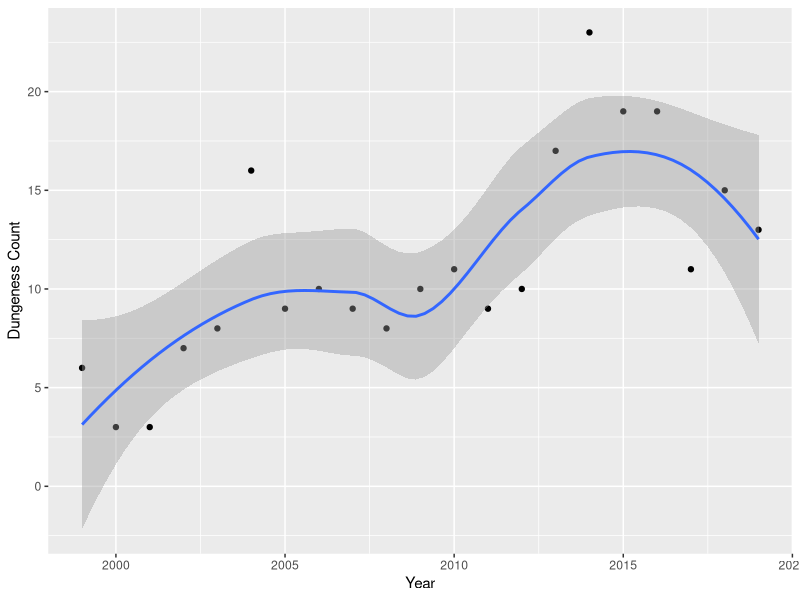
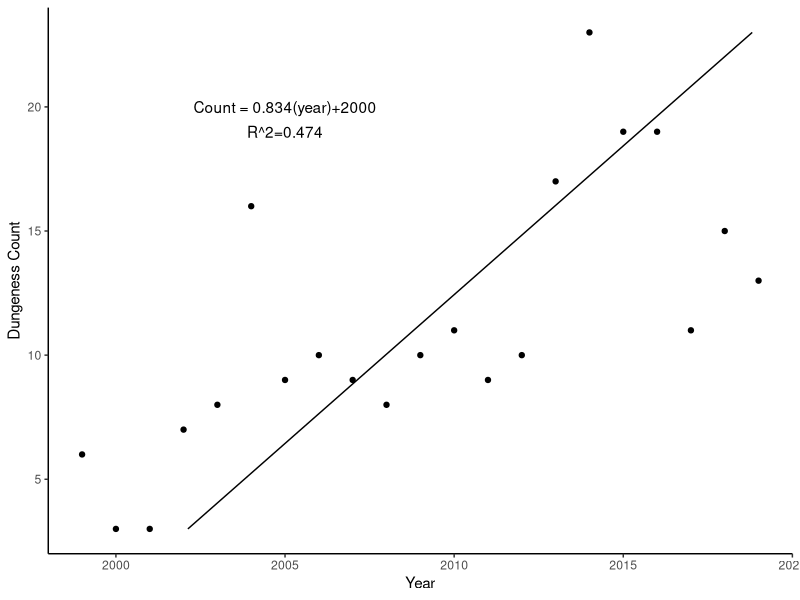
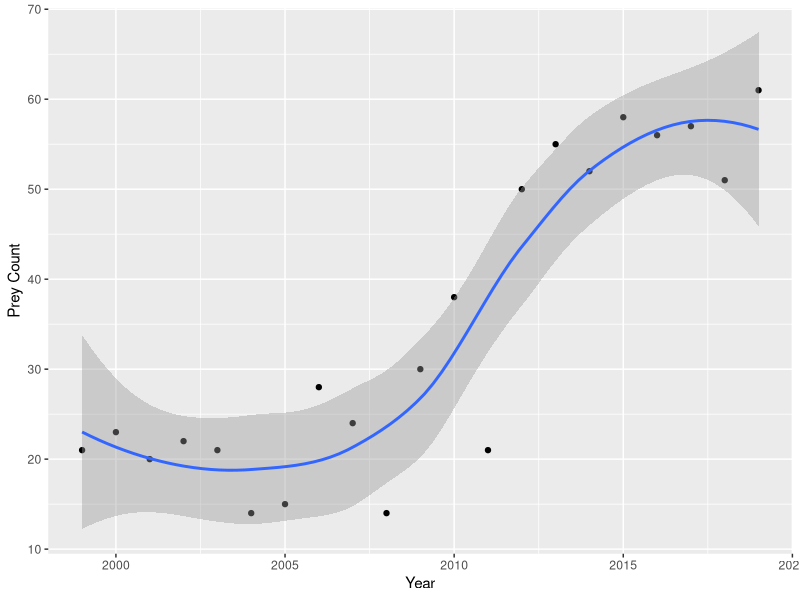
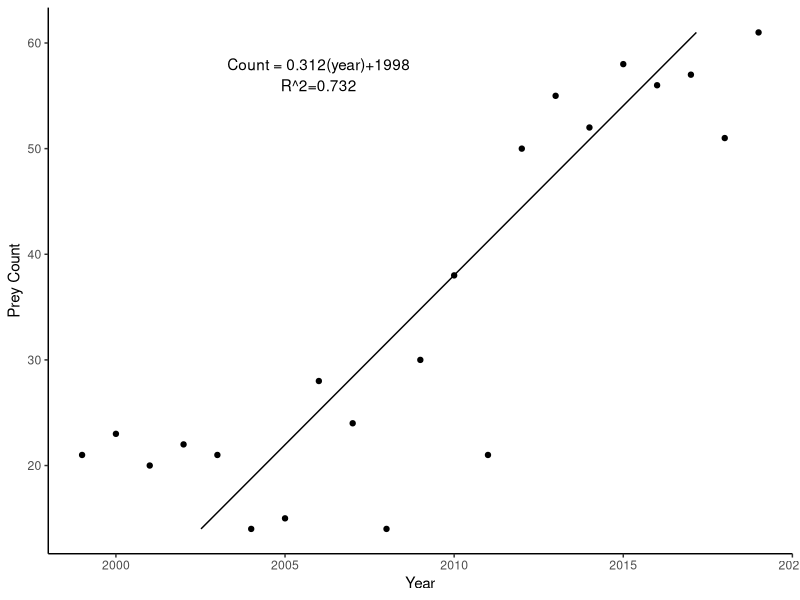
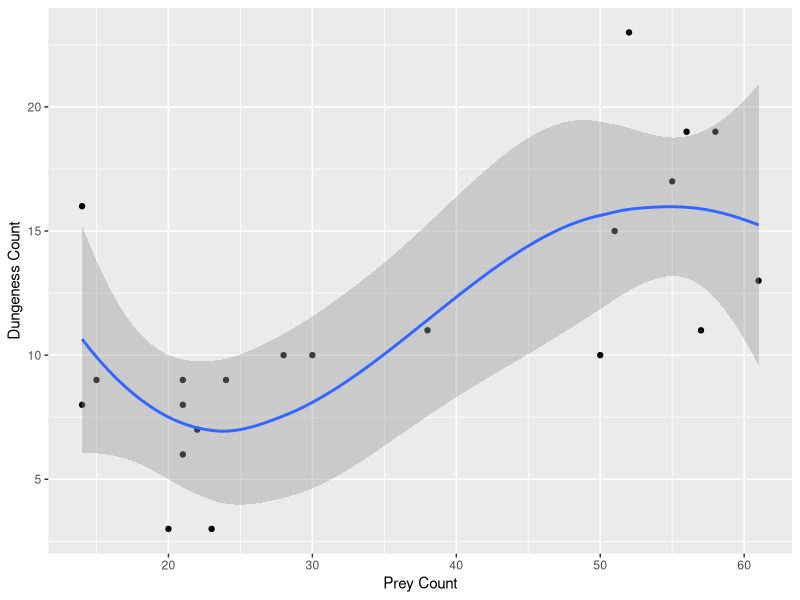
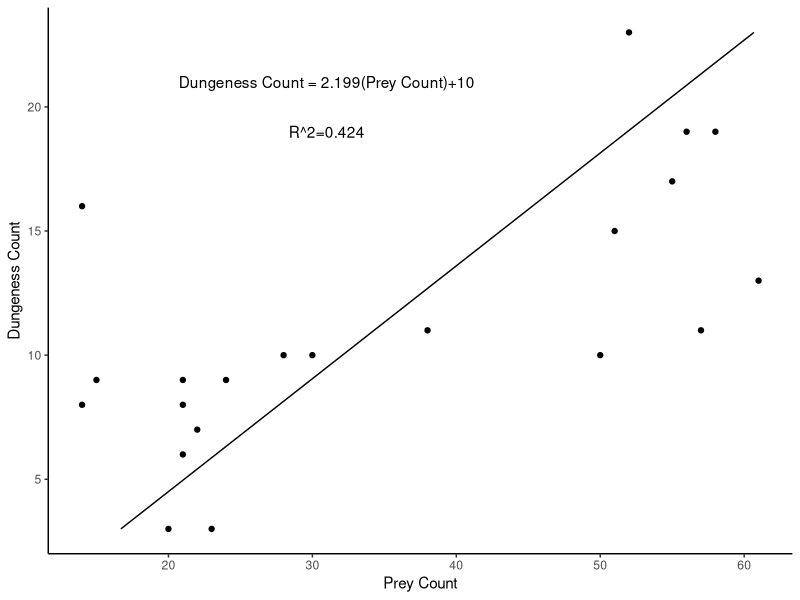

Reproduce these figures in R, in order. (Note: this script raises an error after producing the figures.)
#Load packages
library(ggplot2)
library(dplyr)
library(tidyverse)
library(broom)

#Citations
citation(package = "ggplot2")
citation(package = "dplyr")
citation(package = "tidyverse")
citation(package = "broom")


#Read CM count by year csv
CM_yr_ct <- read.csv("Data/CM_yr_ct.csv")
head(CM_yr_ct)

#Plot CM count by year
CM_yr_ct.pl <- ggplot(CM_yr_ct) +
  geom_point(mapping = aes(x = Year, y = Count)) +
  geom_smooth(mapping = aes(x = Year, y = Count)) +
  labs(x = "Year", y = "Dungeness Count")
print(CM_yr_ct.pl)

#Linear model for CM count by year
lm_fit.CM_yr <- lm(Year ~ Count, data = CM_yr_ct)
summary(lm_fit.CM_yr)

#Regression line df for CM count by year
predicted.CM_yr <- data.frame(ct_pred = predict(lm_fit.CM_yr, CM_yr_ct), 
                              Count=CM_yr_ct$Count)

#Line of fit dataframe for CM count by year
fit.CM_yr <- tidy(lm_fit.CM_yr)
fit.CM_yr.R <- glance(lm_fit.CM_yr)

#Plot with regression line for CM count by year
CM_yr_ct.pl.R <- ggplot(CM_yr_ct) +
  geom_point(mapping = aes(x = Year, y = Count)) +
  geom_line(data = predicted.CM_yr, aes(x=ct_pred, y=Count)) +
  labs(x = "Year", y = "Dungeness Count") +
  annotate("text", label = paste(paste("Count = ", round(fit.CM_yr[2,2], digits = 3), "(year)", 
                                       sep=""), round(fit.CM_yr[1,2]), sep="+"), 
           x = max(CM_yr_ct$Year)-14, 
           y = max(CM_yr_ct$Count)-3) +
  annotate("text", label = paste("R^2", round(fit.CM_yr.R[1,2], digits = 3), sep = "="), 
           x = max(CM_yr_ct$Year)-14, 
           y = max(CM_yr_ct$Count)-4) +
  theme_classic()
print(CM_yr_ct.pl.R)

#Read PY count by year
PY_yr_ct <- read.csv("Data/PY_yr_ct.csv")
head(PY_yr_ct)

#Plot PY count by year
PY_yr_ct.pl <- ggplot(PY_yr_ct) +
  geom_point(mapping = aes(x = Year, y = Count)) +
  geom_smooth(mapping = aes(x = Year, y = Count)) +
  labs(x = "Year", y = "Prey Count")
print(PY_yr_ct.pl)

#Linear model for PY count by year
lm_fit.PY_yr <- lm(Year ~ Count, data = PY_yr_ct)
summary(lm_fit.PY_yr)

#Regression line df for PY count by year
predicted.PY_yr <- data.frame(ct_pred = predict(lm_fit.PY_yr, PY_yr_ct), 
                              Count=PY_yr_ct$Count)

#Line of fit dataframe for PY count by year
fit.PY_yr <- tidy(lm_fit.PY_yr)
fit.PY_yr.R <- glance(lm_fit.PY_yr)

#Plot with regression line for PY count by year
PY_yr_ct.pl.R <- ggplot(PY_yr_ct) +
  geom_point(mapping = aes(x = Year, y = Count)) +
  geom_line(data = predicted.PY_yr, aes(x=ct_pred, y=Count)) +
  labs(x = "Year", y = "Prey Count") +
  annotate("text", label = paste(paste("Count = ", round(fit.PY_yr[2,2], digits = 3), "(year)", 
                                       sep=""), round(fit.PY_yr[1,2]), sep="+"), 
           x = max(PY_yr_ct$Year)-13, 
           y = max(PY_yr_ct$Count)-3) +
  annotate("text", label = paste("R^2", round(fit.PY_yr.R[1,2], digits = 3), sep = "="), 
           x = max(PY_yr_ct$Year)-13, 
           y = max(PY_yr_ct$Count)-5) +
  theme_classic()
print(PY_yr_ct.pl.R)

#Read CM and PY count by year csv
CM.PY_yr_ct <- read.csv("Data/CM.PY_yr_ct.csv")

#Plot CM count by PY count
CM.PY_ct.pl <- ggplot(CM.PY_yr_ct) +
  geom_point(mapping = aes(x = PY_ct, y = CM_ct)) +
  geom_smooth(mapping = aes(x = PY_ct, y = CM_ct)) +
  labs(x = "Prey Count", y = "Dungeness Count")
print(CM.PY_ct.pl)

#Linear model for CM by PY count by year
lm_fit.CM.PY_yr <- lm(PY_ct ~ CM_ct, data = CM.PY_yr_ct)
summary(lm_fit.CM.PY_yr)

#Regression line df for CM by PY count by year
predicted.CM.PY_yr <- data.frame(ct_pred = predict(lm_fit.CM.PY_yr, CM.PY_yr_ct), 
                              Count=CM.PY_yr_ct$CM_ct)

#Line of fit dataframe for CM by PY count by year
fit.CM.PY_yr <- tidy(lm_fit.CM.PY_yr)
fit.CM.PY_yr.R <- glance(lm_fit.CM.PY_yr)

#Plot with regression line for CM by PY count by year
CM.PY_yr_ct.pl.R <- ggplot(CM.PY_yr_ct) +
  geom_point(mapping = aes(x = PY_ct, y = CM_ct)) +
  geom_line(data = predicted.CM.PY_yr, aes(x=ct_pred, y=Count)) +
  labs(x = "Prey Count", y = "Dungeness Count") +
  annotate("text", label = paste(paste("Dungeness Count = ",
                                       round(fit.CM.PY_yr[2,2], digits = 3), "(Prey Count)", 
                                       sep=""), round(fit.CM.PY_yr[1,2]), sep="+"), 
           x = max(CM.PY_yr_ct$PY_ct)-30, 
           y = max(CM.PY_yr_ct$CM_ct)-2) +
  annotate("text", label = paste("R^2", round(fit.CM.PY_yr.R[1,2], digits = 3), sep = "="), 
           x = max(CM.PY_yr_ct$PY_ct)-30, 
           y = max(CM.PY_yr_ct$CM_ct)-4) +
  theme_classic()
print(CM.PY_yr_ct.pl.R)

#Read SH count by year csv
SH_yr_ct <- read.csv("Data/SH_yr_ct.csv")

#Plot SH count by year
SH_ct.pl <- ggplot(SH_yr_ct) +
  geom_point(mapping = aes(x = Year, y = SH_ct)) +
  geom_smooth(mapping = aes(x = Year, y = SH_ct)) +
  labs(x = "Year", y = "Shrimp Count")
print(SH_ct.pl)

#Linear model for SH count by year
lm_fit.SH_yr <- lm(Year ~ SH_ct, data = SH_yr_ct)
summary(lm_fit.SH_yr)

#Regression line df for SH count by year
predicted.SH_yr <- data.frame(ct_pred = predict(lm_fit.SH_yr, SH_yr_ct), 
                                 Count=SH_yr_ct$SH_ct)

#Line of fit dataframe for SH count by year
fit.SH_yr <- tidy(lm_fit.SH_yr)
fit.SH_yr.R <- glance(lm_fit.SH_yr)

#Plot with regression line for SH count by year
SH_yr_ct.pl.R <- ggplot(SH_yr_ct) +
  geom_point(mapping = aes(x = Year, y = SH_ct)) +
  geom_line(data = predicted.SH_yr, aes(x=ct_pred, y=Count)) +
  labs(x = "Year", y = "Dungeness Count") +
  annotate("text", label = paste(paste("Count = ", 
                                       round(fit.SH_yr[2,2], digits = 3), "(year)", 
                                       sep=""), round(fit.SH_yr[1,2]), sep="+"), 
           x = max(SH_yr_ct$Year)-15, 
           y = max(SH_yr_ct$SH_ct)-3) +
  annotate("text", label = paste("R^2", round(fit.CM.PY_yr.R[1,2], digits = 3), sep = "="), 
           x = max(SH_yr_ct$Year)-15, 
           y = max(SH_yr_ct$SH_ct)-5) +
  theme_classic()
print(SH_yr_ct.pl.R)

#Read CM and SH count by year csv
CM.SH_yr_ct <- read.csv("Data/CM.SH_yr_ct.csv")

#Plot CM count by SH count
CM.SH_ct.pl <- ggplot(CM.SH_yr_ct) +
  geom_point(mapping = aes(x = SH_ct, y = CM_ct)) +
  geom_smooth(mapping = aes(x = SH_ct, y = CM_ct)) +
  labs(x = "Shrimp Count", y = "Dungeness Count")
print(CM.SH_ct.pl)

#Linear model for CM by SH count by year
lm_fit.CM.SH_yr <- lm(SH_ct ~ CM_ct, data = CM.SH_yr_ct)
summary(lm_fit.CM.SH_yr)

#Regression line df for CM by SH count by year
predicted.CM.SH_yr <- data.frame(ct_pred = predict(lm_fit.CM.SH_yr, CM.SH_yr_ct), 
                                 Count=CM.SH_yr_ct$CM_ct)

#Line of fit dataframe for CM by SH count by year
fit.CM.SH_yr <- tidy(lm_fit.CM.SH_yr)
fit.CM.SH_yr.R <- glance(lm_fit.CM.SH_yr)

#Plot with regression line for CM by SH count by year
CM.SH_yr_ct.pl.R <- ggplot(CM.SH_yr_ct) +
  geom_point(mapping = aes(x = SH_ct, y = CM_ct)) +
  geom_line(data = predicted.CM.SH_yr, aes(x=ct_pred, y=Count)) +
  labs(x = "Shrimp Count", y = "Dungeness Count") +
  annotate("text", label = paste(paste("Dungeness Count = ",
                                       round(fit.CM.PY_yr[2,2], digits = 3), "(Shrimp Count)", 
                                       sep=""), round(fit.CM.PY_yr[1,2]), sep="+"), 
           x = max(CM.PY_yr_ct$PY_ct)-30, 
           y = max(CM.PY_yr_ct$CM_ct)-3) +
  annotate("text", label = paste("R^2", round(fit.CM.PY_yr.R[1,2], digits = 3), sep = "="), 
           x = max(CM.PY_yr_ct$PY_ct)-30, 
           y = max(CM.PY_yr_ct$CM_ct)-4) +
  theme_classic()
print(CM.SH_yr_ct.pl.R)